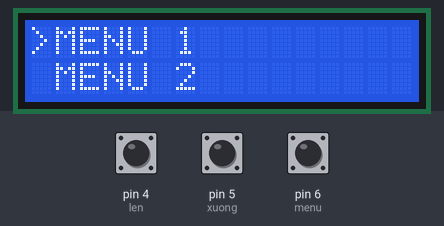
Simulated run of this sketch. Board: Arduino Uno, built with avr-gcc and run on an emulated ATmega328P. On the bench: 16×2 character LCD. Inputs (shaded band) come from the test bench; at power-on: pin 4 (len) HIGH, pin 6 (menu) HIGH, pin 5 (xuong) HIGH. What the sketch prints to the serial monitor is not drawn.

Above: at 1.2 s.
1.3 s: pin 4 (len) pulled LOW for 1 s
At 2.8 s:
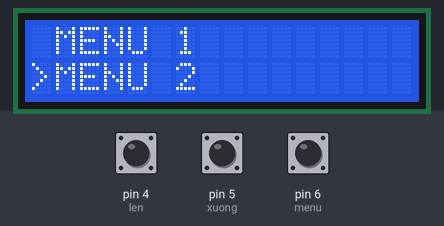
3.8 s: pin 6 (menu) pulled LOW for 0.15 s
At 4.3 s:
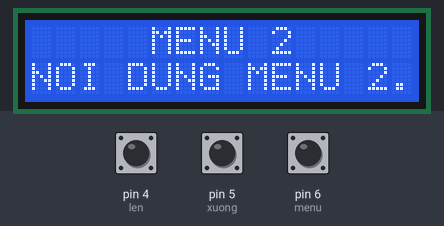
6.9 s: pin 5 (xuong) pulled LOW for 3.2 s
At 9.4 s:
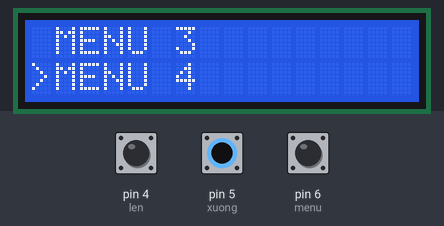
13.1 s: pin 6 (menu) pulled LOW for 1 s
At 13.8 s:
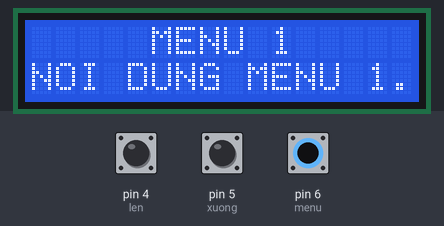
17.1 s: pin 6 (menu) pulled LOW for 3.2 s
21.8 s: pin 4 (len) pulled LOW for 3.2 s
At 23.94 s:
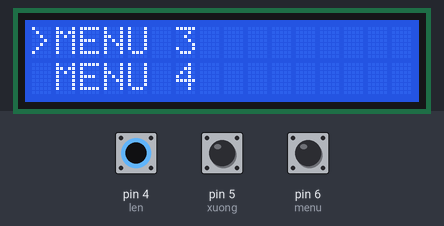
Timing chart, 0 to 25.4 s (numbered marks = the images above; inputs shaded):
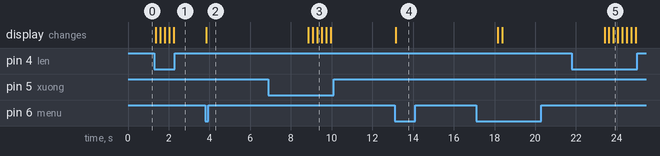

The sketch:

test1.ino
```cpp
#include <Wire.h>
#include <LiquidCrystal_I2C.h>

LiquidCrystal_I2C lcd(0x27, 16, 2);

int len = 4; int gtlen;
int xuong = 5;  int gtxuong;
int menu = 6; int gtmenu;
int demmenu = 0;

void setup()
{
  Serial.begin(9600);

  lcd.init();
  lcd.backlight();

  pinMode(len, INPUT_PULLUP);
  pinMode(xuong, INPUT_PULLUP);
  pinMode(menu, INPUT_PULLUP);

  menucapnhat();
}

void loop()
{
  gtlen = digitalRead(len);
  Serial.print("Lên: "); Serial.print(gtlen); Serial.print("    ");
  gtxuong = digitalRead(xuong);
  Serial.print("Xuống: "); Serial.print(gtxuong); Serial.print("    ");
  gtmenu = digitalRead(menu);
  if (gtlen == 0)
  {
    if (demmenu >= 3)
    { demmenu = 0;  }
    else
    { demmenu++;  }
    menucapnhat();
    delay(200);
  }

  if (gtxuong == 0)
  {
    if (demmenu <= 0)
    { demmenu = 3;  }
    else
    { demmenu--;  }
    menucapnhat();
    delay(200);
  }

  if (gtmenu == 0)
  {
    chonmenu();
    menucapnhat();
    delay(200);
  }
  Serial.print("Đếm Menu: "); Serial.print(demmenu); Serial.println("    ");
}

void menucapnhat()
{
  if (demmenu == 0)
  {
    lcd.clear();
    lcd.print(">MENU 1");
    lcd.setCursor(0, 1);
    lcd.print(" MENU 2");
  }
  else if (demmenu == 1)
  {
    lcd.clear();
    lcd.print(" MENU 1");
    lcd.setCursor(0, 1);
    lcd.print(">MENU 2");
  }
  else if (demmenu == 2)
  {
    lcd.clear();
    lcd.print(">MENU 3");
    lcd.setCursor(0, 1);
    lcd.print(" MENU 4");
  }
  else if (demmenu == 3)
  {
    lcd.clear();
    lcd.print(" MENU 3");
    lcd.setCursor(0, 1);
    lcd.print(">MENU 4");
  }
}

void chonmenu()
{
  switch (demmenu)
  {
    case 0:
      lcd.clear();
      lcd.setCursor(5,0);
      lcd.print("MENU 1");
      lcd.setCursor(0,1);
      lcd.print("NOI DUNG MENU 1.");
      delay(5000);
      break;
    case 1:
      lcd.clear();
      lcd.setCursor(5,0);
      lcd.print("MENU 2");
      lcd.setCursor(0,1);
      lcd.print("NOI DUNG MENU 2.");
      delay(5000);
      break;
    case 2:
      lcd.clear();
      lcd.setCursor(5,0);
      lcd.print("MENU 3");
      lcd.setCursor(0,1);
      lcd.print("NOI DUNG MENU 3.");
      delay(5000);
      break;
    case 3:
      lcd.clear();
      lcd.setCursor(5,0);
      lcd.print("MENU 4");
      lcd.setCursor(0,1);
      lcd.print("NOI DUNG MENU 4.");
      delay(5000);
      break;
  }
}
```

Measured:
- after the input at 1.3 s, the display: changes after 0.07 s (image 1)
- after the input at 3.8 s, the display: changes at once (image 2)
- after the input at 6.9 s, the display: first differs from a run without the input after 2.2 s (image 3 shows a later state)
- after the input at 13.1 s, the display: changes after 0.05 s (image 4)
- after the input at 21.8 s, the display: first differs from a run without the input after 1.8 s (image 5 shows a later state)
